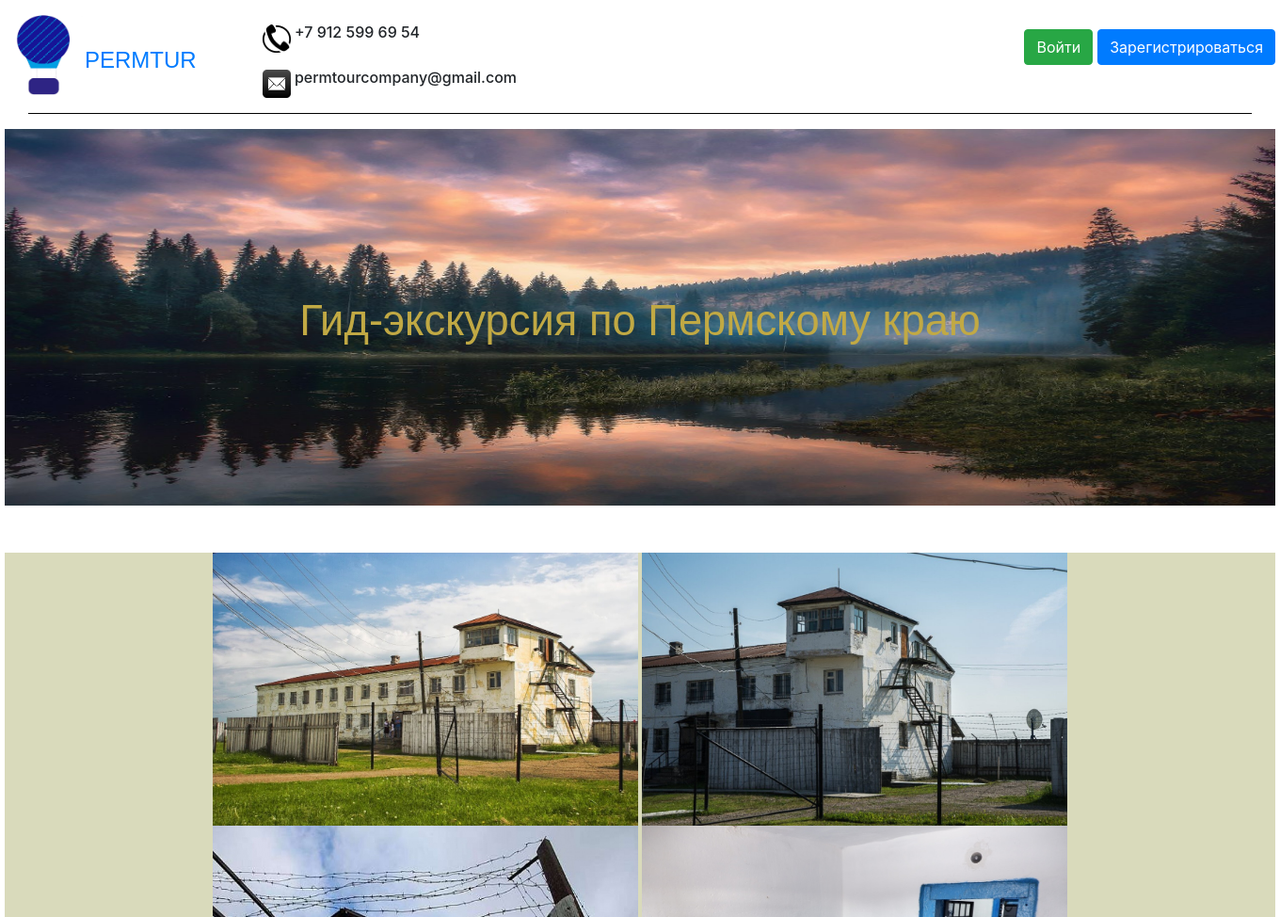
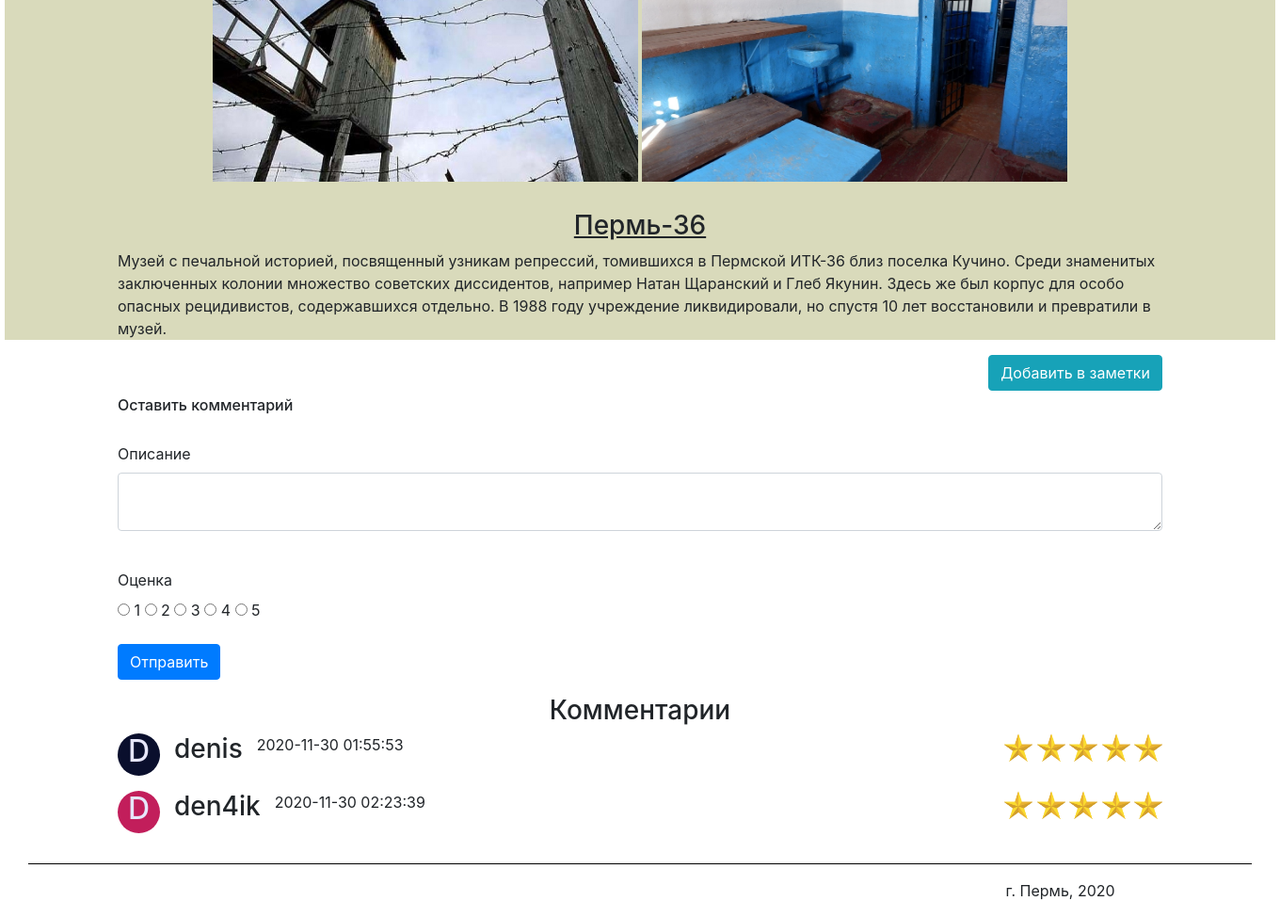
Screenshot of /Perm_36 with the database file from the repository (2 pictures, top to bottom).
### data/comments.py (models this page shows)
class Comment(SqlAlchemyBase):
    __tablename__ = 'comment'
    id = sqlalchemy.Column(sqlalchemy.Integer,
                           primary_key=True, autoincrement=True)
    description = sqlalchemy.Column(sqlalchemy.String)
    sight = sqlalchemy.Column(sqlalchemy.String)
    nickname = sqlalchemy.Column(sqlalchemy.String)
    email = sqlalchemy.Column(sqlalchemy.String)
    mark = sqlalchemy.Column(sqlalchemy.Integer)
    datetime = sqlalchemy.Column(sqlalchemy.String)

### main.py (the view, shortened to what this page needs)
    @app.route('/<sight>', methods=['GET', 'POST'])
    def sights(sight):
        sights = {"Ancient_volcano": "Древний вулкан",
                  "Basegi_Nature_Reserve": "Заповедник Басеги",
                  "Blue_lakes": "Голубые озёра", "Cathedral_square": "Соборная площадь",
                  "Perm_36": "Пермь-36", "Usva_pillars": "Устьвинские столбы",
                  "Vakutin_stone": "Вакутин камень",
                  "Vishera_nature_reserve": "Вишерский заповедник"}
        sights2 = ["Ancient_volcano", "Basegi_Nature_Reserve", "Blue_lakes", "Cathedral_square",
                   "Perm_36", "Usva_pillars", "Vakutin_stone", "Vishera_nature_reserve"]
        form = CommentForm()
        if sight in sights2:
            return render_template(sight + ".html",
                                   sight=sight, title=sights[sight],
                                   Comment=Comment, session=session, form=form, User=User)
        else:
            return render_template("add_post_page.html", title=sight, Post=Post, form=form,
                                   sight=sight, session=session, Comment=Comment, User=User)

### data/comment_form.py
class CommentForm(FlaskForm):
    description = TextAreaField('Описание')
    mark = RadioField('Оценка', choices=[('one_point', '1'), ('two_points', '2'),
                                         ('three_points', '3'), ('four_points', '4'),
                                         ('five_points', '5')], validators=[DataRequired()])
    submit = SubmitField('Отправить')

### templates/Perm_36.html
{% extends "header_footer.html" %}
{% block content %}
    <div style="text-align: center; margin-top: 50px;">
        <figure class="sight_caption_redirect">
            <img src="static/images/sights/Пермь-36.jpg" class="sight1_redirect">
            <img src="static/images/sights/Пермь-36_2.jpg" class="sight1_redirect">
            <img src="static/images/sights/Пермь-36_3.jpg" class="sight1_redirect">
            <img src="static/images/sights/Пермь-36_4.jpg" class="sight1_redirect">
                <h3 style="margin-top: 30px;"><u>Пермь-36</u></h3>
                <main role="main" class="container">
                    <p style="text-align: left;">Музей с печальной историей,
                        посвященный узникам репрессий, томившихся в Пермской
                        ИТК-36 близ поселка Кучино. Среди знаменитых заключенных
                        колонии множество советских диссидентов, например Натан
                        Щаранский и Глеб Якунин. Здесь же был корпус для особо
                        опасных рецидивистов, содержавшихся отдельно. В 1988 году учреждение
                        ликвидировали, но спустя 10 лет восстановили и превратили в музей.</p>
                    {% set note_href = "add_note/" + "Perm_36" %}
                    <a style=" float: right;" class="btn btn-info" href="{{ note_href }}">Добавить в заметки</a>
                </main>
        </figure>
    </div>
    {% include "comment.html" %}
{% endblock %}

### templates/comment.html (shortened to what this page needs)
<div>
    <main role="main" class="container">
        <h6 style="margin-bottom: 30px; margin-top: 60px;">Оставить комментарий</h6>
        <form action="" method="post">
            <p>
                {{ form.description.label }}<br>
                {{ form.description(class="form-control", type="description") }}<br>
            </p>
            <p>
                 {{ form.mark.label }}<br>
                 {% for mark in form.mark %}
                     {{ mark }}
                     {{ mark.label }}
                 {% endfor %}
             </p>
            <p>{{ form.submit(type="submit", class="btn btn-primary") }}</p>
        </form>
        <h3 style="text-align: center;">Комментарии</h3>
        {% set comment = session.query(Comment) %}
        {% set user = session.query(User) %}
        {% for i in range(session.query(Comment).count()) %}
            {% if comment[i].sight == sight %}
                <div>
                    {% for j in range(session.query(User).count()) %}
                        {% if comment[i].nickname == user[j].nickname %}
                            <div style="margin-right: 15px; background: {{ user[j].avatar_color }};" class="circle">
                                <h2 style="text-align: center; color: #E6E6FA;"> {{ comment[i].nickname[0].upper() }} </h2>
                            </div>
                        {% endif %}
                    {% endfor %}
                    <h3 style="float: left;">{{ comment[i].nickname }} &#160;</h3>
                    <p style="float: left;">{{ comment[i].datetime }}</p>
                    {% set points = {"one_point": 1, "two_points": 2, "three_points": 3,
                        "four_points":4, "five_points": 5} %}
                        <div style="float: right;">
                        {% for i in range(points[comment[i].mark]) %}
                            <img style="width: 30px; height: 30px;" src="/static/images/star.jpg">
                        {% endfor %}
                        </div>
                </div>
            {% endif %}
        {% endfor %}
    </main>
</div>

### static/css/style.css (style rules this page uses)
.sight1_redirect { width: 452px; height: 290px; }
.sight_caption_redirect { background: #d9dabb; display: block; margin: 0 0px 0px 0; text-align: center; }
.circle { float: left; width: 45px; height: 45px; -webkit-border-radius: 25px; -moz-border-radius: 25px; border-radius: 25px; }

### rows the page displays
Comment: nickname "D", nickname "denis", datetime "2020-11-30 01:55:53", sight "Perm_36" (drawn)
Comment: nickname "D", nickname "den4ik", datetime "2020-11-30 02:23:39", sight "Perm_36" (drawn)

### other values shown
{{ mark.label }} "1" "2" "3" "4" "5"
